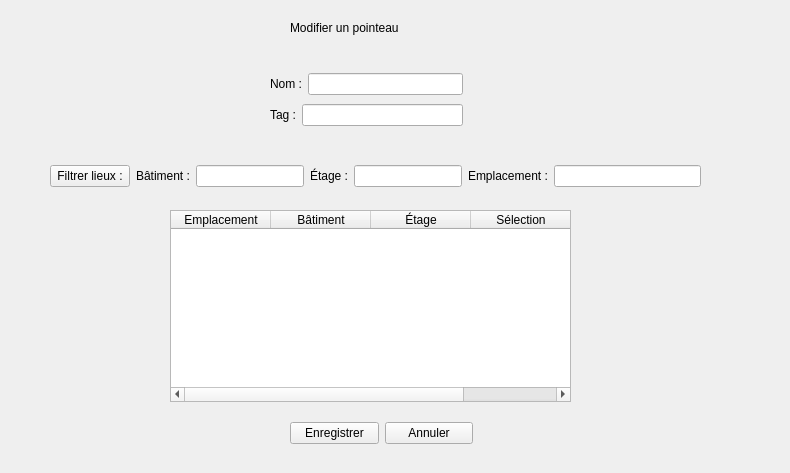
<?xml version="1.0" encoding="UTF-8"?>
<ui version="4.0">
 <class>ModifPointeau</class>
 <widget class="QWidget" name="ModifPointeau">
  <property name="geometry">
   <rect>
    <x>0</x>
    <y>0</y>
    <width>790</width>
    <height>473</height>
   </rect>
  </property>
  <property name="windowTitle">
   <string>Form</string>
  </property>
  <widget class="QTableWidget" name="tableWidgetLieux">
   <property name="geometry">
    <rect>
     <x>170</x>
     <y>210</y>
     <width>401</width>
     <height>192</height>
    </rect>
   </property>
   <column>
    <property name="text">
     <string>Emplacement</string>
    </property>
   </column>
   <column>
    <property name="text">
     <string>Bâtiment</string>
    </property>
   </column>
   <column>
    <property name="text">
     <string>Étage</string>
    </property>
   </column>
   <column>
    <property name="text">
     <string>Sélection</string>
    </property>
   </column>
  </widget>
  <widget class="QWidget" name="layoutWidget">
   <property name="geometry">
    <rect>
     <x>290</x>
     <y>420</y>
     <width>183</width>
     <height>26</height>
    </rect>
   </property>
   <layout class="QHBoxLayout" name="horizontalLayout_9">
    <item>
     <widget class="QPushButton" name="pushButtonEnregistrer">
      <property name="text">
       <string>Enregistrer</string>
      </property>
      <property name="icon">
       <iconset resource="Images.qrc">
        <normaloff>:/img/images/saveIcon.png</normaloff>:/img/images/saveIcon.png</iconset>
      </property>
     </widget>
    </item>
    <item>
     <widget class="QPushButton" name="pushButtonAnnuler">
      <property name="text">
       <string>Annuler</string>
      </property>
      <property name="icon">
       <iconset resource="Images.qrc">
        <normaloff>:/img/images/supprIcon.png</normaloff>:/img/images/supprIcon.png</iconset>
      </property>
     </widget>
    </item>
   </layout>
  </widget>
  <widget class="QWidget" name="layoutWidget_2">
   <property name="geometry">
    <rect>
     <x>270</x>
     <y>70</y>
     <width>193</width>
     <height>60</height>
    </rect>
   </property>
   <layout class="QVBoxLayout" name="verticalLayout">
    <item>
     <layout class="QHBoxLayout" name="horizontalLayout_2">
      <item>
       <widget class="QLabel" name="label_2">
        <property name="text">
         <string>Nom :</string>
        </property>
       </widget>
      </item>
      <item>
       <widget class="QLineEdit" name="lineEdit"/>
      </item>
     </layout>
    </item>
    <item>
     <layout class="QHBoxLayout" name="horizontalLayout">
      <item>
       <widget class="QLabel" name="label_3">
        <property name="text">
         <string>Tag :</string>
        </property>
       </widget>
      </item>
      <item>
       <widget class="QLineEdit" name="lineEdit_2"/>
      </item>
     </layout>
    </item>
   </layout>
  </widget>
  <widget class="QLabel" name="label">
   <property name="geometry">
    <rect>
     <x>290</x>
     <y>20</y>
     <width>131</width>
     <height>16</height>
    </rect>
   </property>
   <property name="text">
    <string>Modifier un pointeau</string>
   </property>
  </widget>
  <widget class="QWidget" name="layoutWidget_3">
   <property name="geometry">
    <rect>
     <x>50</x>
     <y>160</y>
     <width>651</width>
     <height>32</height>
    </rect>
   </property>
   <layout class="QHBoxLayout" name="horizontalLayout_8">
    <item>
     <layout class="QHBoxLayout" name="horizontalLayout_6">
      <item>
       <layout class="QHBoxLayout" name="horizontalLayout_4">
        <item>
         <widget class="QPushButton" name="pushButton">
          <property name="text">
           <string>Filtrer lieux :</string>
          </property>
         </widget>
        </item>
        <item>
         <layout class="QHBoxLayout" name="horizontalLayout_3">
          <item>
           <widget class="QLabel" name="label_4">
            <property name="text">
             <string>Bâtiment :</string>
            </property>
           </widget>
          </item>
          <item>
           <widget class="QLineEdit" name="lineEdit_3"/>
          </item>
         </layout>
        </item>
       </layout>
      </item>
      <item>
       <layout class="QHBoxLayout" name="horizontalLayout_5">
        <item>
         <widget class="QLabel" name="label_5">
          <property name="text">
           <string>Étage :</string>
          </property>
         </widget>
        </item>
        <item>
         <widget class="QLineEdit" name="lineEdit_4"/>
        </item>
       </layout>
      </item>
     </layout>
    </item>
    <item>
     <layout class="QHBoxLayout" name="horizontalLayout_7">
      <item>
       <widget class="QLabel" name="label_6">
        <property name="text">
         <string>Emplacement :</string>
        </property>
       </widget>
      </item>
      <item>
       <widget class="QLineEdit" name="lineEdit_5"/>
      </item>
     </layout>
    </item>
   </layout>
  </widget>
 </widget>
 <resources>
  <include location="Images.qrc"/>
 </resources>
 <connections/>
</ui>
